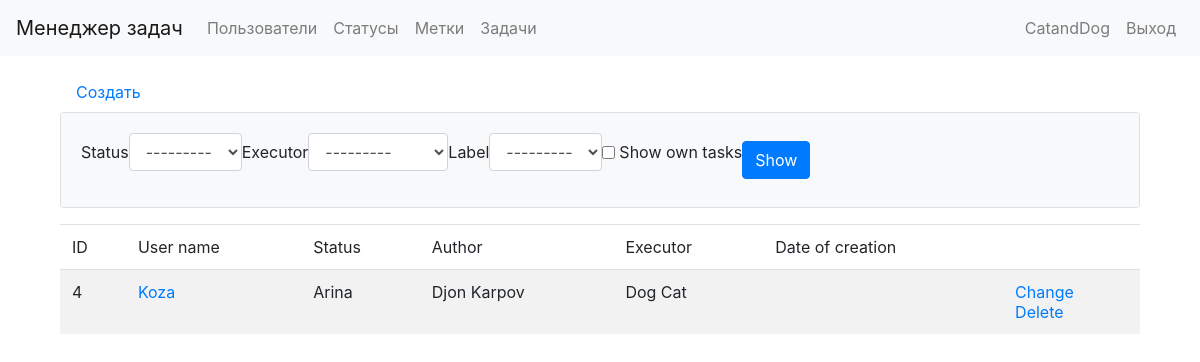
/tasks (signed in), run on an earlier commit of the app's database.
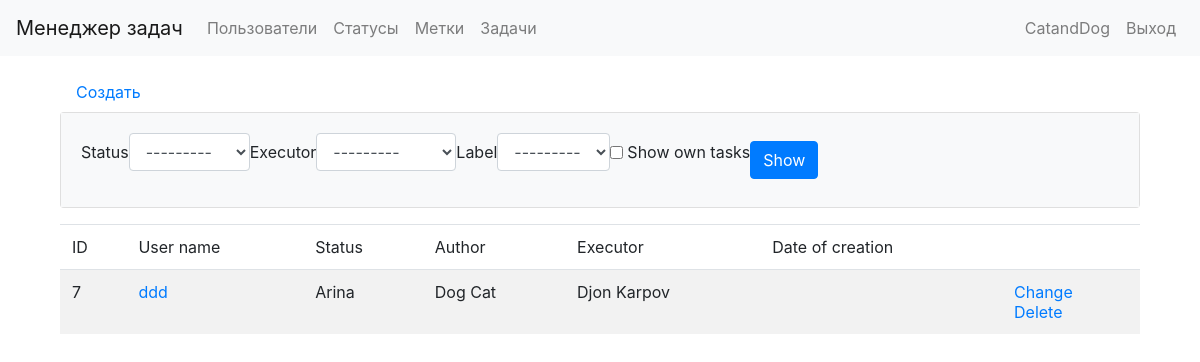
And on a later commit of the database.
### task_manager/tasks/models.py (models this page shows, shortened)
class Task(models.Model):
    name = models.CharField(
        max_length=MAX_LENGTH,
        unique=True,
        verbose_name=gettext_lazy('Name')
    )
    description = models.TextField(
        verbose_name=gettext_lazy('Description'),
        max_length=MAX_LENGTH_OF_DESCRIPTION,
        blank=True,
    )
    status = models.ForeignKey(
        Status,
        on_delete=models.PROTECT,
        verbose_name=gettext_lazy('Status'),
        blank=False,
    )
    author = models.ForeignKey(
        User,
        on_delete=models.CASCADE,
        verbose_name=gettext_lazy('Auhtor'),
        related_name='tasks_author',
    )
    executor = models.ForeignKey(
        User,
        verbose_name=gettext_lazy('Executor'),
        on_delete=models.PROTECT,
        blank=True,
        null=True,
        related_name='tasks_executor',
    )
    label = models.ManyToManyField(
        Label,
        verbose_name=gettext_lazy('Label'),
        blank=True,
        related_name='tasks',
        through='LabelTaskIntermediate',
        through_fields=('task', 'label'),
    )
    created_at = models.DateTimeField(
        auto_now_add=True,
        verbose_name=gettext_lazy('Date of create'),
    )
    class Meta:
        verbose_name = gettext_lazy('Task')
        ordering = ['id']

### task_manager/statuses/models.py (models this page shows)
class Status(models.Model):
    name = models.CharField(
        max_length=MAX_LENGTH,
        unique=True,
        verbose_name=gettext_lazy('Name')
    )
    created_at = models.DateTimeField(
        auto_now_add=True,
        verbose_name=gettext_lazy('Date of create'),
    )
    def __str__(self):
        return self.name
    class Meta:
        verbose_name = gettext_lazy('Status')
        ordering = ['id']

### task_manager/users/models.py (models this page shows)
class User(AbstractUser):
    def __str__(self):
        return self.get_full_name()
    class Meta:
        verbose_name = gettext_lazy('User')
        verbose_name_plural = gettext_lazy('Users')
        ordering = ['id']

### task_manager/tasks/views.py (the view)
# urls.py: path('tasks', TaskList.as_view(), name='list'),
class TaskList(LoginRequiredMixin, FilterView):
    model = Task
    template_name = TASK
    context_object_name = 'tasks'
    filterset_class = TaskFilter
    def get_context_data(self, **kwargs):
        context = super().get_context_data(**kwargs)
        context[TITLE] = LIST_TITLE
        context[BUTTON_TEXT] = SHOW
        return context

### task_manager/labels/models.py (called while the page is built)
    def __str__(self):
        return self.name

### task_manager/templates/tasks.html (shortened to what this page needs)
{% extends 'base.html' %}
{% load i18n %}
{% load bootstrap4 %}
{% block content %}
<div class="container wrapper">
    <a class="nav-link" href="{% url 'tasks:create' %}">Создать</a>
    <div class="card mb-3">
        <div class="card-body bg-light">
            <form class="form-inline center my-auto" method="get">
                {% bootstrap_form filter.form form_group_class="form-group" field_class="ml-2 mr-3" %}
                {% bootstrap_button button_text button_type="submit" button_class="btn-primary" %}
            </form>
        </div>
    </div>
    <table class="table table-striped">
        <thead>
            <tr>
                <td>ID</td>
                <td>{% translate "User name" %}</td>
                <td>{% translate "Status" %}</td>
                <td>{% translate "Author" %}</td>
                <td>{% translate "Executor" %}</td>
                <td>{% translate "Date of creation" %}</td>
                <td></td>
            </tr>
        </thead>
        <tbody>
            {% for task in tasks %}
            <tr>
                <td>{{ task.id }}</td>
                <td>
                    <a href="{% url 'tasks:details' task.id %}">{{ task.name }}</a>
                </td>
                <td>{{ task.status }}</td>
                <td>{{ task.author }}</td>
                <td>{{ task.executor }}</td>
                <td>{{ task.date_joined }}</td>
                <td>
                    <a href="{% url 'tasks:change' task.id %}">{% translate "Change" %}</a>
                    <br>
                    <a href="{% url 'tasks:delete' task.id %}">{% translate "Delete" %}</a>
                </td>
            </tr>
            {% endfor %}
        </tbody>
    </table>
</div>
{% endblock %}

What changed in the data, as far as the page shows it:
removed Task: id "4", name "Koza", status "Arina", author "Djon Karpov", executor "Dog Cat"
added Task: id "7", name "ddd", status "Arina", author "Dog Cat", executor "Djon Karpov"
